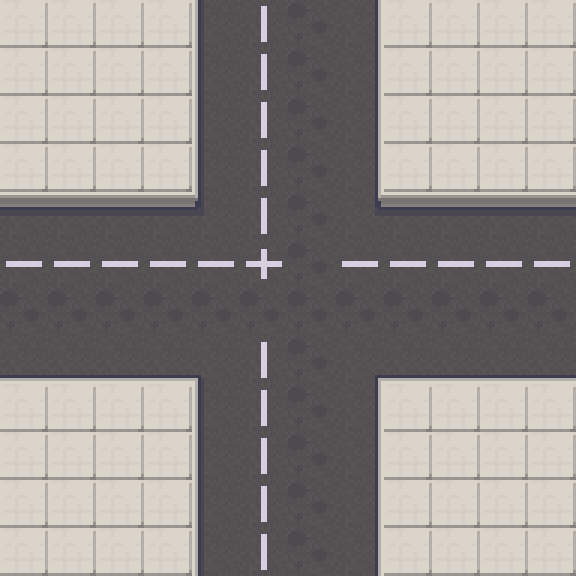
#> input picture studio/minijeux/tools/tile-tools/recipes/test_carrefour_4voies.png, 576 x 576 px, given in place of ME_Singles_City_Terrains_48x48_Asphalt_1_Variation_20.png, which was not available
$ python compare_tilesets.py 5 5
#> lines starting #> are read from the running program, lines starting #| are printed output that depends on the picture; pictures that were not available may be replaced by others from this repository, and a replacement may not be noted
"""Planche comparative : pour chaque numero de tile (1 a N),
affiche cote a cote Sidewalk_1_X / Sidewalk_2_X / ... / Sidewalk_K_X
sur fond asphalte pour voir si les formes sont equivalentes.

Permet de valider l'hypothese Papa Yann :
'meme numero entre tilesets = meme forme, juste couleur differente'.

Usage :
    python scripts/compare_tilesets.py 1 22   -> tiles 1 a 22
"""

from __future__ import annotations
import sys
from pathlib import Path
from PIL import Image, ImageDraw, ImageFont

TILES_DIR = Path(r'c:\ProjetsPerso\Claude_Projects\MaxPlay\game\phaser\public\assets\tiles\roads')
OUT_DIR = Path(__file__).parent.parent / 'recipes' / 'bricks'
OUT_DIR.mkdir(parents=True, exist_ok=True)

TILESETS = [1, 2, 3, 4, 5, 6]   # Sidewalk_1 a Sidewalk_6
ASPH_BG_PATH = TILES_DIR / 'ME_Singles_City_Terrains_48x48_Asphalt_1_Variation_20.png'


def tile_path(family: int, n: int) -> Path:
    return TILES_DIR / f'ME_Singles_City_Terrains_48x48_Sidewalk_{family}_{n}.png'


def main() -> None:
    if len(sys.argv) != 3:
        print("Usage: python compare_tilesets.py <start> <end>")
        sys.exit(1)
    start, end = int(sys.argv[1]), int(sys.argv[2])
    nums = list(range(start, end + 1))

    tile_zoom = 80
    label_w = 70
    cell_w = tile_zoom + 8
    cell_h = tile_zoom + 8

    cols = len(TILESETS)
    rows = len(nums)
    W = label_w + cols * cell_w + 16
    H = rows * cell_h + 40

    img = Image.new('RGB', (W, H), (30, 30, 40))
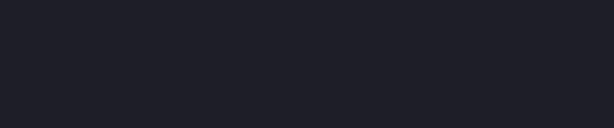
#> img: PIL image 614x128 RGB; mean R, G, B 30, 30, 40
    draw = ImageDraw.Draw(img)
    try:
        font = ImageFont.truetype("arial.ttf", 14)
        font_small = ImageFont.truetype("arial.ttf", 12)
    except Exception:
        font = ImageFont.load_default()
        font_small = font

    # Header
    for ci, family in enumerate(TILESETS):
        x = label_w + ci * cell_w + 4
        draw.text((x, 8), f'SW_{family}', fill=(255, 230, 102), font=font)

    asph_bg = Image.open(ASPH_BG_PATH).convert('RGBA').resize((tile_zoom, tile_zoom), Image.NEAREST)
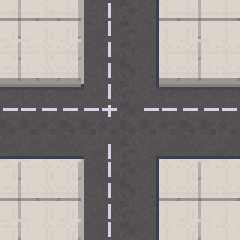
#> asph_bg: PIL image 80x80 RGBA (shown 3 times larger); mean R, G, B, A 145.9, 140.8, 138.7, 255

    for ri, n in enumerate(nums):
        y = 32 + ri * cell_h
        draw.text((4, y + cell_h // 2 - 8), f'#{n}', fill=(255, 255, 255), font=font)
        for ci, family in enumerate(TILESETS):
            x = label_w + ci * cell_w
            tp = tile_path(family, n)
            if tp.exists():
                tile = Image.open(tp).convert('RGBA').resize((tile_zoom, tile_zoom), Image.NEAREST)
                bg = asph_bg.copy()
                bg.paste(tile, (0, 0), tile)
                img.paste(bg, (x, y))
            else:
                draw.rectangle([x, y, x + tile_zoom, y + tile_zoom], fill=(20, 20, 20))
                draw.text((x + 12, y + tile_zoom // 2 - 6), '404', fill=(180, 60, 60), font=font_small)

    out = OUT_DIR / f'_compare_sidewalks_{start}-{end}.png'
    img.save(out)
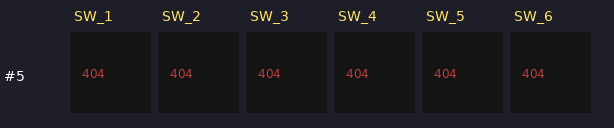
#> saved as _compare_sidewalks_5-5.png: PIL image 614x128 RGB; mean R, G, B 27.8, 27, 30.9
#> (the run stopped early here; a loop or call above may not have finished)

$ run again, on studio/minijeux/tools/tile-tools/recipes/test_papa_route_large.png
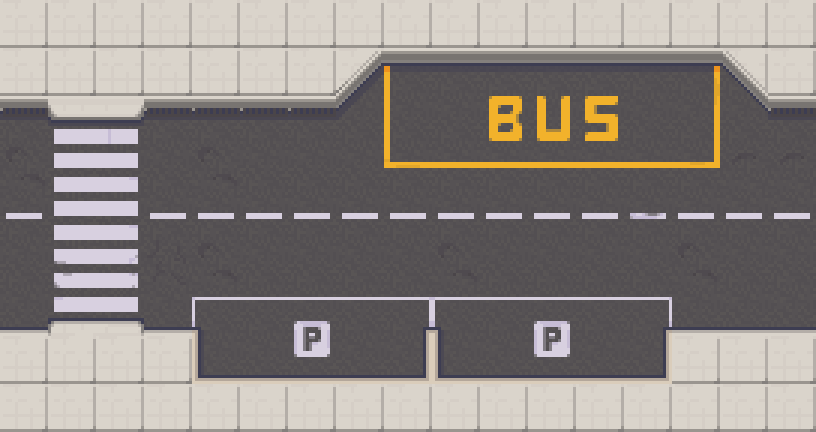
#> input picture studio/minijeux/tools/tile-tools/recipes/test_papa_route_large.png, 816 x 432 px, given in place of ME_Singles_City_Terrains_48x48_Asphalt_1_Variation_20.png, which was not available
#> in main, `asph_bg = Image.open(ASPH_BG_PATH).convert('RGBA').resize((tile_zoom, ..`:
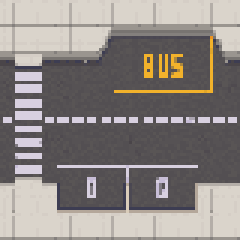
#> asph_bg: PIL image 80x80 RGBA (shown 3 times larger); mean R, G, B, A 140.5, 134.5, 131.4, 254.9; transparent parts drawn white
